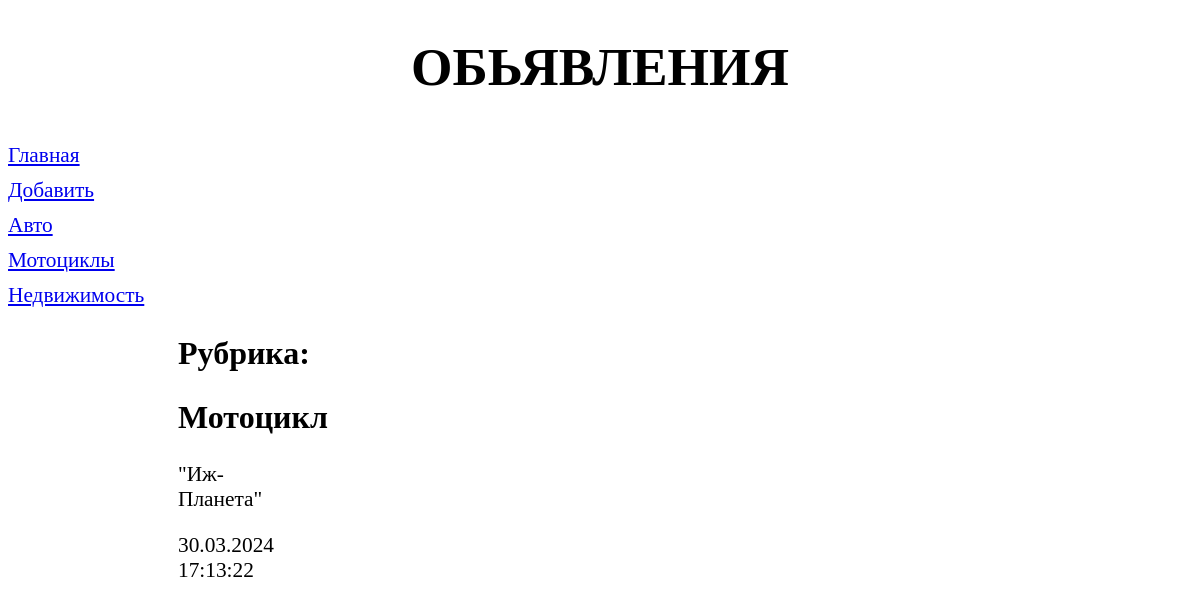
The page /bboard/2/ on the database its author committed.
### bboard/models.py (models this page shows, shortened)
class Rubric(models.Model):
    name = models.CharField(max_length=20, db_index=True, verbose_name='Название')
    class Meta:
        verbose_name_plural = 'Рубрики'
        verbose_name = 'Рубрика'
        ordering = ['name']

class Bb(models.Model):
    title = models.CharField(max_length=50, verbose_name='Товар')
    content = models.TextField(null=True, blank=True, verbose_name='Описание')
    price = models.FloatField(null=True, blank=True, verbose_name='Цена')
    published = models.DateTimeField(auto_now_add=True, db_index=True, verbose_name='Опубликовано')
    rubric = models.ForeignKey('Rubric', null=True, on_delete=models.PROTECT, verbose_name='Рубрика')
    class Meta:
        verbose_name_plural = 'Обьявления'
        verbose_name = 'Обьявление'
        ordering = ['-published']

### bboard/views.py (the view)
# urls.py: path('<int:rubric_id>/', by_rubric, name='by_rubric'),
def by_rubric(request, rubric_id):
    bbs = Bb.objects.filter(rubric=rubric_id)
    rubrics = Rubric.objects.all()
    corrent_rubric = Rubric.objects.get(pk=rubric_id)
    context = {'bbs': bbs, 'rubrics': rubrics, 'corrent_rubric': corrent_rubric}
    return render(request, 'bboard/by_rubric.html', context)

### bboard/templates/bboard/by_rubric.html (shortened to what this page needs)
{% extends 'layout/basic.html' %}
{% block content %}
<h2>Рубрика: {{ current_rubric.name}}</h2>
{% for bb in bbs %}
<div>
    <h2>{{ bb.title }}</h2>
    <p>{{ bb.content }}</p>
    <p>{{ bb.published|date:"d.m.Y H:i:s"}}</p>
</div>
{% endfor %}
{% endblock %}

### bboard/templates/layout/basic.html (shortened to what this page needs)
{% load static %}
<!DOCTYPE html>
<html>
<head>
    <link rel="stylesheet" type="text/css"
    href="{% static 'bboard/style.css' %}">
</head>
<body>
    <header>
        <h1>обьявления</h1>
    </header>
    <nav>
        <a href="{% url 'index'%}">Главная</a>
        <a href="{% url 'add'%}">Добавить</a>
        {% for rubric in rubrics %}
        <a href="{% url 'by_rubric' rubric.pk %}">
            {{ rubric.name }}</a>
            {% endfor %}
    <section>
        {% block content %}
        {% endblock %}
    </section>
    </body>
</html>

### bboard/static/bboard/style.css (style rules this page uses)
header h1 { font-size: 40pt; text-transform: uppercase; text-align: center; }
nav { font-size: 16pt; width: 150px; float: left; }
nav a { display: block; margin: 10px 0px; }
section { margin-left: 170px; }

### rows shown on the page
Rubric: name "Авто"
Rubric: name "Мотоциклы"
Rubric: name "Недвижимость"
Bb: title "Мотоцикл", content "\"Иж-Планета\"", published "30.03.2024 17:13:22"
